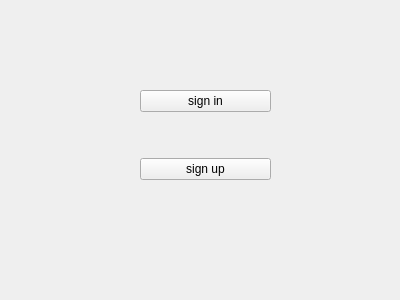
<?xml version="1.0" encoding="UTF-8"?>
<ui version="4.0">
 <class>nmusersel</class>
 <widget class="QWidget" name="nmusersel">
  <property name="geometry">
   <rect>
    <x>0</x>
    <y>0</y>
    <width>400</width>
    <height>300</height>
   </rect>
  </property>
  <property name="windowTitle">
   <string>Form</string>
  </property>
  <widget class="QWidget" name="">
   <property name="geometry">
    <rect>
     <x>140</x>
     <y>50</y>
     <width>131</width>
     <height>171</height>
    </rect>
   </property>
   <layout class="QVBoxLayout" name="verticalLayout">
    <item>
     <widget class="QPushButton" name="nmselinbtn">
      <property name="text">
       <string>sign in</string>
      </property>
     </widget>
    </item>
    <item>
     <widget class="QPushButton" name="nmselupbtn">
      <property name="text">
       <string>sign up</string>
      </property>
     </widget>
    </item>
   </layout>
  </widget>
 </widget>
 <resources/>
 <connections/>
</ui>
